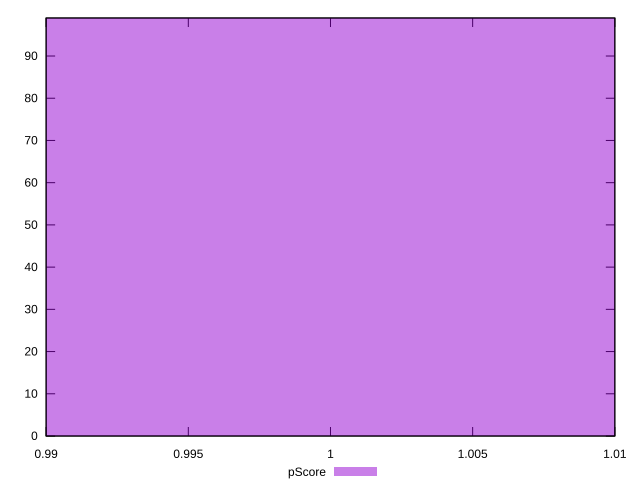

Recreate this plot in gnuplot.
reset

$pScore <<EOF
1 99
EOF

set key outside below
set boxwidth 0.1
set xrange [0.99:1.01]
set yrange [0:99]
set trange [0:99]
set style fill transparent solid 0.5 noborder
set terminal svg size 640, 490 enhanced background rgb 'white'
set output "report/report_00029_2021-02-24T13-36-40.390Z/uses-optimized-images/samples/card/pScore/histogram.svg"

plot $pScore title "pScore" with boxes

reset
